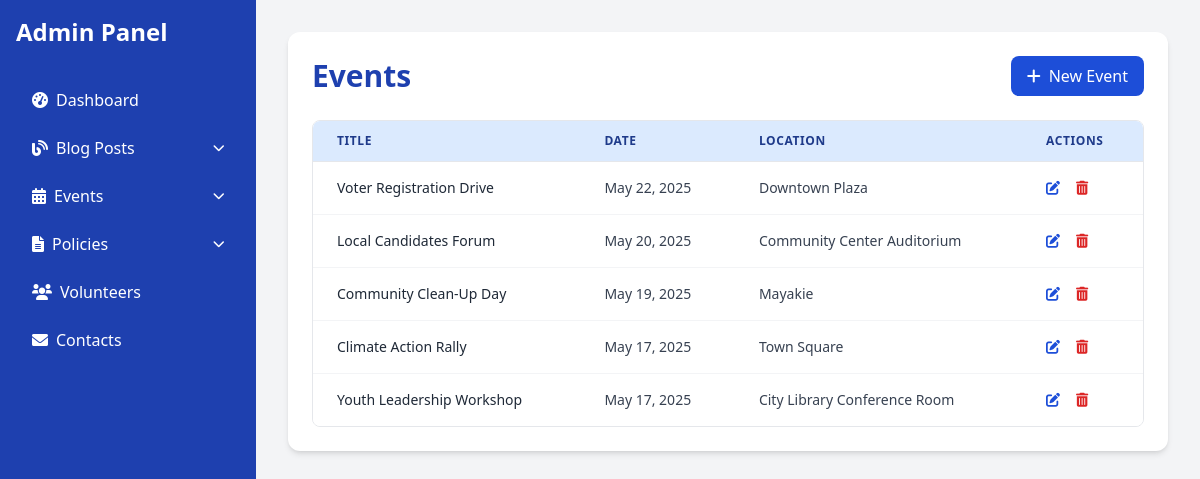
Screenshot of /manage/events/ (signed in) with the database file from the repository.
### campaign/models.py (models this page shows, shortened)
class Event(models.Model):
    title = models.CharField(max_length=200)
    description = models.TextField()
    location = models.CharField(max_length=200)
    start_time = models.DateTimeField()
    end_time = models.DateTimeField()
    image = models.ImageField(upload_to='event_images/', blank=True, null=True)
    registration_link = models.URLField(blank=True)
    created_at = models.DateTimeField(auto_now_add=True)
    class Meta:
        ordering = ['start_time']

### campaign/views.py (the view)
# urls.py: path('manage/events/', views.event_list, name='event_list'),
@user_passes_test(is_admin)
def event_list(request):
    events = Event.objects.all().order_by('-start_time')
    return render(request, 'admin/event_list.html', {'events': events})

### campaign/context_processors.py (called while the page is built)
def campaign_context(request):
    return {
        'candidate_name': settings.CAMPAIGN_SETTINGS['candidate_name'],
        'position': settings.CAMPAIGN_SETTINGS['position'],
        'campaign_email': settings.CAMPAIGN_SETTINGS['campaign_email'],
        'campaign_phone': settings.CAMPAIGN_SETTINGS['campaign_phone'],
    }

### campaign/views.py (called while the page is built)
def is_admin(user):
    return user.is_authenticated and user.is_staff

### campaign/templates/admin/event_list.html
{% extends "admin/base_admin.html" %}
{% block admin_content %}
<div class="bg-white p-6 rounded-xl shadow-md">
  <div class="flex justify-between items-center mb-6">
    <h1 class="text-3xl font-semibold text-blue-800">Events</h1>
    <a
      href="{% url 'event_create' %}"
      class="inline-flex items-center bg-blue-700 hover:bg-blue-800 text-white font-medium px-4 py-2 rounded-lg transition duration-200"
    >
      <i class="fas fa-plus mr-2"></i> New Event
    </a>
  </div>
  <div class="overflow-x-auto rounded-lg border border-gray-200">
    <table class="min-w-full divide-y divide-gray-200 bg-white text-sm">
      <thead class="bg-blue-100 text-blue-900 uppercase text-xs tracking-wider">
        <tr>
          <th class="px-6 py-3 text-left">Title</th>
          <th class="px-6 py-3 text-left">Date</th>
          <th class="px-6 py-3 text-left">Location</th>
          <th class="px-6 py-3 text-left">Actions</th>
        </tr>
      </thead>
      <tbody class="divide-y divide-gray-100">
        {% for event in events %}
        <tr class="hover:bg-blue-50 transition duration-150">
          <td class="px-6 py-4 text-gray-800 font-medium">{{ event.title }}</td>
          <td class="px-6 py-4 text-gray-700">{{ event.start_time|date:"M d, Y" }}</td>
          <td class="px-6 py-4 text-gray-700">{{ event.location }}</td>
          <td class="px-6 py-4">
            <div class="flex space-x-4">
              <a
                href="{% url 'event_edit' event.pk %}"
                class="text-blue-700 hover:text-blue-900"
                title="Edit"
              >
                <i class="fas fa-edit"></i>
              </a>
              <a
                href="{% url 'event_delete' event.pk %}"
                class="text-red-600 hover:text-red-800"
                title="Delete"
              >
                <i class="fas fa-trash-alt"></i>
              </a>
            </div>
          </td>
        </tr>
        {% empty %}
        <tr>
          <td colspan="4" class="px-6 py-6 text-center text-gray-500 italic">
            No events available.
          </td>
        </tr>
        {% endfor %}
      </tbody>
    </table>
  </div>
</div>
{% endblock %}

### rows the page displays
Event: title "Voter Registration Drive", start_time "May 22, 2025", location "Downtown Plaza"
Event: title "Local Candidates Forum", start_time "May 20, 2025", location "Community Center Auditorium"
Event: title "Community Clean-Up Day", start_time "May 19, 2025", location "Mayakie"
Event: title "Climate Action Rally", start_time "May 17, 2025", location "Town Square"
Event: title "Youth Leadership Workshop", start_time "May 17, 2025", location "City Library Conference Room"
